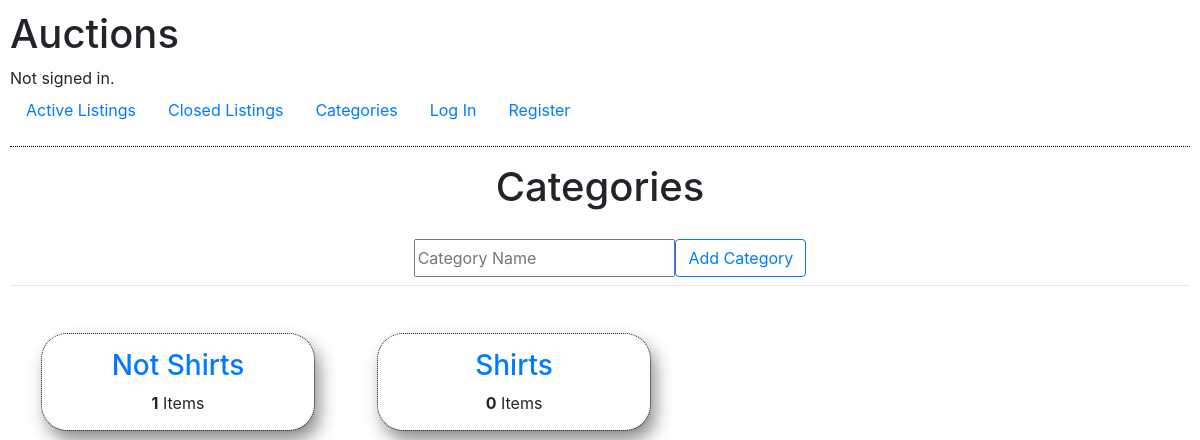
The page /categories on the database its author committed.
### auctions/models.py (models this page shows, shortened)
class Category(models.Model):
    name = models.CharField(max_length=64)
    listings = models.ManyToManyField(Listing, blank=True)

### auctions/views.py (the view)
# urls.py: path("categories", views.categories, name="categories"),
def categories(request):
    return render(request, "auctions/categories.html", {
        "categories": Category.objects.all()
    })

### auctions/templates/auctions/categories.html (shortened to what this page needs)
{% extends "auctions/layout.html" %}
{% block body %}
    <h1 style="text-align:center;">Categories</h1>
    <div style="width:100vw; display:flex; align-items:center; justify-content:center;">
        <form action="{% url 'new_category' %}" method="post" style="margin-top:20px;">
            <div style="display:grid; grid-template-columns:2fr 1fr; grid-gap:0px; height:30px;">
                <div style="grid-child">
                    <input type="text" name="name" placeholder="Category Name" style="height:100%; width:100%;">
                </div>
                <div style="grid-child">
                    <button class="btn btn-outline-primary"
                            type="submit">
                        Add Category
                    </button>
                </div>
            </div>
        </form>
    </div>
    <hr>
    <div style="display:flex; align-items:center;">
        {% for category in categories %}
            <div style="margin:2rem; outline: 1px dotted; border-radius:25px;
                    box-shadow: 5px 10px 18px #888888; padding:15px; width:17rem; height: 6rem;">
                <h3 style="text-align:center;">
                    <a href="/categories/{{ category.id }}">
                        {{ category.name }}
                    </a>
                </h3>
                <p style="text-align:center;"><strong>{{ category.listings.count }}</strong> Items</p>
            </div>
        {% empty %}
            <p>No categories found.</p>
        {% endfor %}
        </div>
{% endblock %}

### auctions/static/auctions/styles.css (style rules this page uses)
body { padding: 10px; }

### rows shown on the page
Category: name "Not Shirts", listings.count "1"
Category: name "Shirts", listings.count "0"
